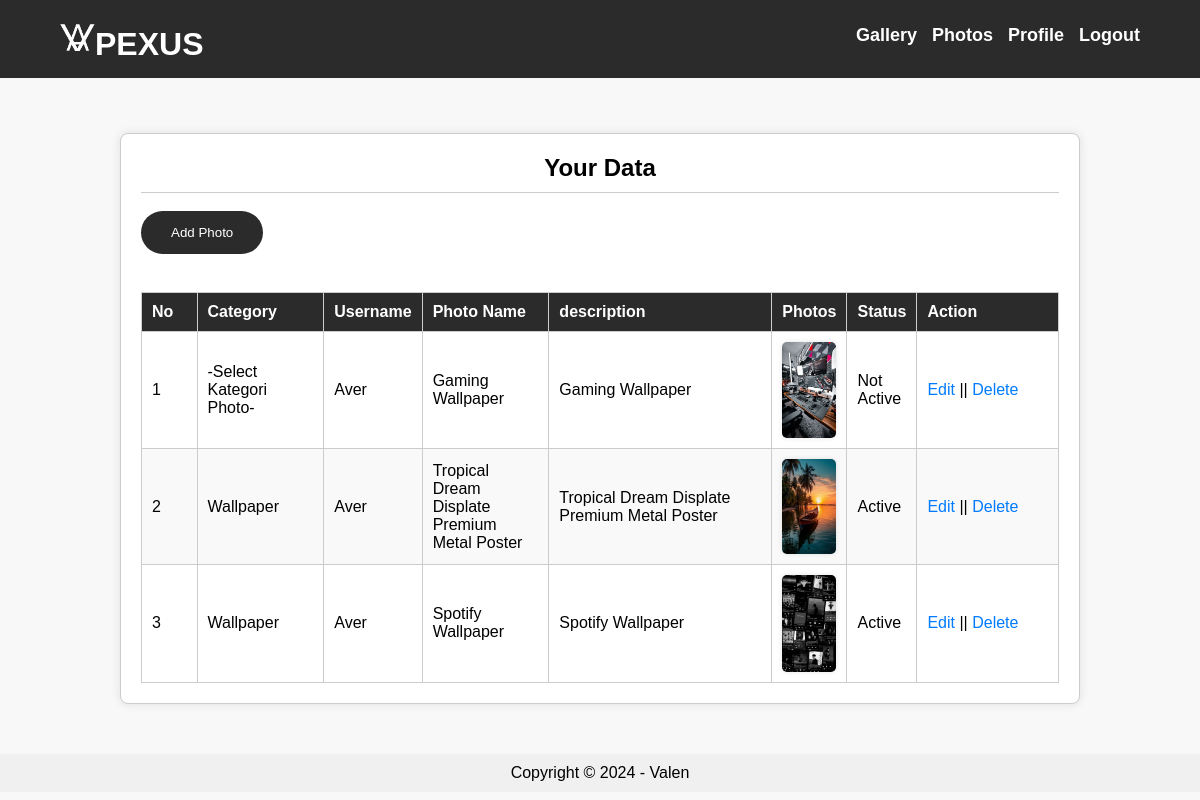
/data-image.php (signed in), run on the app's committed database.
### tables this page shows
CREATE TABLE `tb_image` (
  `image_id` int NOT NULL,
  `category_id` int NOT NULL,
  `category_name` varchar(100) NOT NULL,
  `admin_id` int NOT NULL,
  `admin_name` varchar(100) NOT NULL,
  `image_name` varchar(100) NOT NULL,
  `image_description` text NOT NULL,
  `image` varchar(100) NOT NULL,
  `image_status` tinyint(1) NOT NULL,
  `date_created` timestamp NOT NULL DEFAULT CURRENT_TIMESTAMP ON UPDATE CURRENT_TIMESTAMP
);

### data-image.php (the view, shortened to what this page needs)
<head>
</head>
<body>
    <?php
    include('header.php');
    ?>
    <div class="section">
        <div class="container7">
            <div class="boxdi">
                <div class="namalogin">
                    <h2>Your Data</h2>
                </div>
                <br>
                <input type="button" class="btn4" id="kembali-btn" value="Add Photo" onclick="window.location.href='tambah-image.php';">
                <br>
                <br>
                <table border="1" cellspacing="0" class="table">
                    <thead>
                        <tr>
                            <th width="40px">No</th>
                            <th width="120px">Category</th>
                            <th>Username</th>
                            <th width="120px">Photo Name</th>
                            <th width="250px">description</th>
                            <th>Photos</th>
                            <th>Status</th>
                            <th width="150px">Action</th>
                        </tr>
                    </thead>
                    <tbody>
                        <?php
                        $no = 1;
                        $user = $_SESSION['a_global']->admin_id;
                        $foto = mysqli_query($conn, "SELECT * FROM tb_image WHERE admin_id = '$user' ");
                        if (mysqli_num_rows($foto) > 0) {
                            while ($row = mysqli_fetch_array($foto)) {
                        ?>
                                <tr>
                                    <td><?php echo $no++ ?></td>
                                    <td><?php echo $row['category_name'] ?></td>
                                    <td><?php echo $row['admin_name'] ?></td>
                                    <td><?php echo $row['image_name'] ?></td>
                                    <td><?php echo $row['image_description'] ?></td>
                                    <td><a href="foto/<?php echo $row['image'] ?>" target="_blank"><img src="foto/<?php echo $row['image'] ?>"></a></td>
                                    <td><?php echo ($row['image_status'] == 0) ? 'Not Active' : 'Active'; ?></td>
                                    <td>
                                        <a href="edit-image.php?id=<?php echo $row['image_id'] ?>">Edit</a> ||
                                        <a href="proses-hapus.php?idp=<?php echo $row['image_id'] ?>" onclick="return confirm('Yakin Ingin Hapus ?')">Delete</a>
                                    </td>
                                </tr>
                            <?php }
                        } else { ?>
                            <tr>
                                <td colspan="8">Tidak ada data</td>
                            </tr>
                        <?php } ?>
                    </tbody>
                </table>
            </div>
        </div>
    </div>
    <?php
    include('footer.php');
    ?>
</body>
</html>

### css/style.css (style rules this page uses)
* { padding:0; margin:0; font-family:'poppins', sans-serif; }
body { background-color:#f8f8f8; }
a { color: inherit; text-decoration:none; }
.namalogin { text-align: center; }
.section { padding:25px 0; }
body { font-family: 'poppins', sans-serif; }
.section { margin-top: 20px; }
.btn4 { background-color: #2b2b2b; color: #fff; padding: 14px 30px; border: none; border-radius: 25px; cursor: pointer; }

### data-image.php (style rules this page uses)
.container7 { max-width: 80%; margin: 0 auto; }
.boxdi { background-color: #fff; border: 1px solid #ccc; padding: 20px; box-sizing: border-box; margin: 10px 0 25px 0; border-radius: 8px; box-shadow: 0 0 10px rgba(0, 0, 0, 0.1); }
.namalogin h2 { margin: 0; padding-bottom: 10px; border-bottom: 1px solid #ccc; }
.btn4 { background-color: #2b2b2b; color: #fff; padding: 10px 15px; border: none; border-radius: 5px; cursor: pointer; }
.table { width: 100%; border-collapse: collapse; margin-top: 20px; }
.table th, .table td { border: 1px solid #ccc; padding: 10px; text-align: left; }
.table th { background-color: #2b2b2b; color: #fff; }
.table tr:nth-child(even) { background-color: #f9f9f9; }
.table a { text-decoration: none; color: #007bff; }
.table img { max-width: 100%; height: auto; width: 200px; border-radius: 5px; box-shadow: 0 0 5px rgba(0, 0, 0, 0.1); }

### data on the page
tb_image: category_name "-Select Kategori Photo-", admin_name "Aver", image_name "Gaming Wallpaper", image_description "Gaming Wallpaper", image (picture), image_status "Not Active"
tb_image: category_name "Wallpaper", admin_name "Aver", image_name "Tropical Dream Displate Premium Metal Poster", image_description "Tropical Dream Displate Premium Metal Poster", image (picture), image_status "Active"
tb_image: category_name "Wallpaper", admin_name "Aver", image_name "Spotify Wallpaper", image_description "Spotify Wallpaper", image (picture), image_status "Active"
